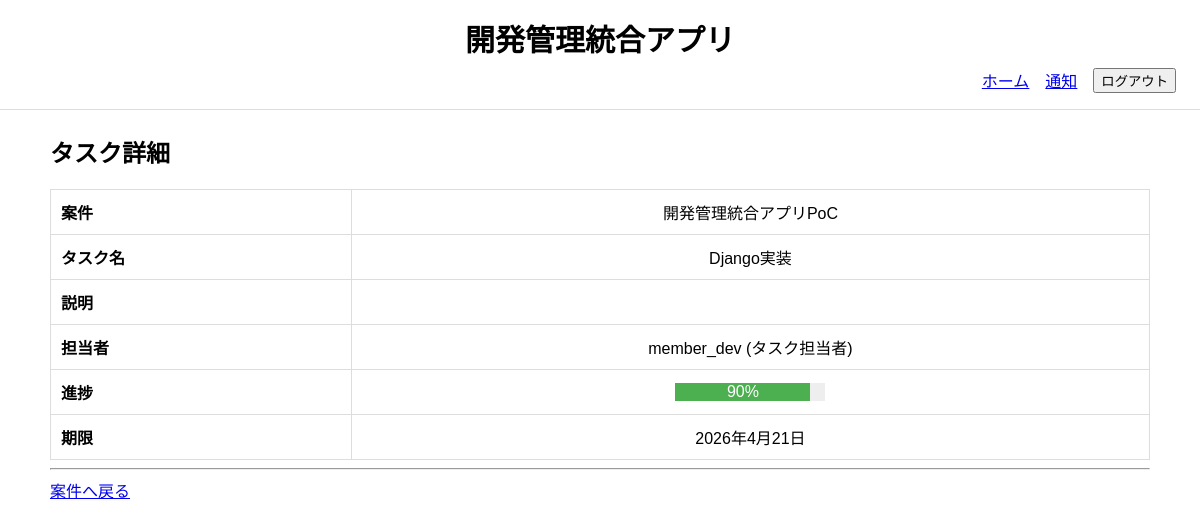
The page /tasks/2/ (signed in) on the database as committed earlier.
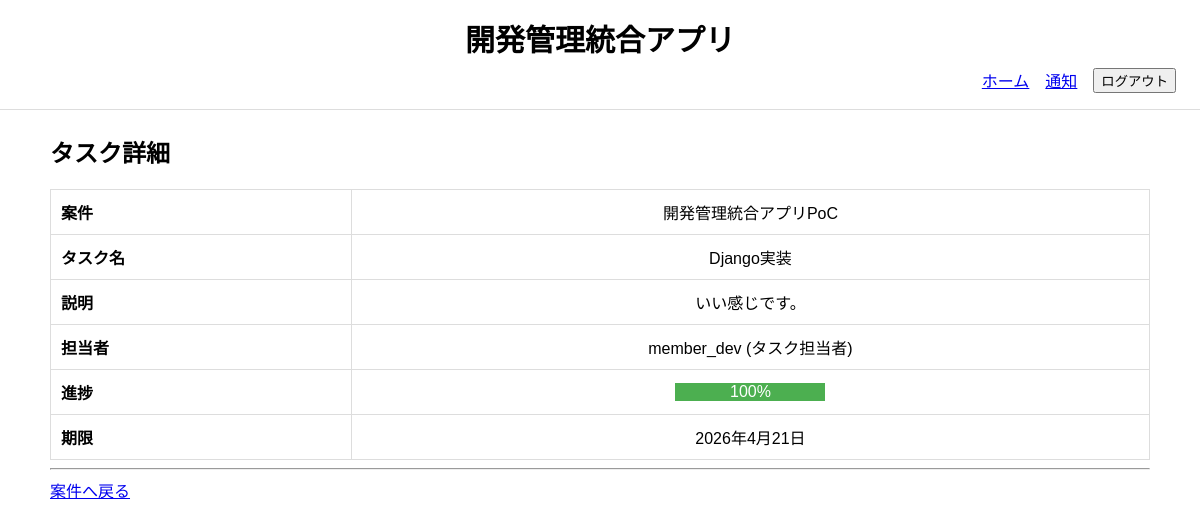
The same page on the database as committed later.
### project_management_app/models.py (models this page shows, shortened)
class Task(models.Model):
    class Status(models.TextChoices):
        NOT_STARTED = "not_started", "未着手"
        IN_PROGRESS = "in_progress", "進行中"
        DONE = "done", "完了"
        DELAYED = "delayed", "遅延"
    project = models.ForeignKey(
        Project,
        verbose_name="案件",
        on_delete=models.CASCADE,
        related_name="tasks"
    )
    assignee = models.ForeignKey(
        CustomUser,
        verbose_name="タスク担当者",
        on_delete=models.SET_NULL,
        null=True,
        blank=True,
        related_name="assigned_tasks"
    )
    title = models.CharField("タスク名", max_length=200)
    description = models.TextField("詳細", blank=True)
    status = models.CharField(
        "ステータス",
        max_length=20,
        choices=Status.choices,
        default=Status.NOT_STARTED
    )
    progress_rate = models.PositiveIntegerField(
        "進捗率",
        default=0,
        validators=[MinValueValidator(0), MaxValueValidator(100)]
    )
    due_date = models.DateField("期限", null=True, blank=True)
    created_at = models.DateTimeField("作成日時", auto_now_add=True)
    updated_at = models.DateTimeField("更新日時", auto_now=True)
    class Meta:
        verbose_name = "タスク"
        verbose_name_plural = "タスク"
        ordering = ["due_date", "id"]
    @property
    def is_delayed(self):
        return bool(
            self.due_date
            and self.due_date < timezone.now().date()
            and self.status != self.Status.DONE
        )

class Project(models.Model):
    class Status(models.TextChoices):
        DRAFT = "draft", "下書き"
        PENDING_MANAGER = "pending_manager", "部門承認待ち"
        PENDING_HQ = "pending_hq", "本部承認待ち"
        APPROVED = "approved", "承認済"
        IN_PROGRESS = "in_progress", "進行中"
        COMPLETED = "completed", "完了"
        REJECTED = "rejected", "却下"
    name = models.CharField("案件名", max_length=200)
    description = models.TextField("目的・概要")
    applicant = models.ForeignKey(
        CustomUser,
        verbose_name="案件担当者",
        on_delete=models.SET_NULL,
        null=True,
        blank=True,
        related_name="applied_projects"
    )
    department = models.ForeignKey(
        Department,
        verbose_name="担当部門",
        on_delete=models.PROTECT,
        related_name="projects",
    )
    estimated_budget = models.DecimalField(
        "予算額", max_digits=12, decimal_places=0
        )
    progress_rate = models.PositiveIntegerField(
        "全体進捗率",
        default=0,
        validators=[MinValueValidator(0), MaxValueValidator(100)]
    )
    status = models.CharField(
        "ステータス",
        max_length=30,
        choices=Status.choices,
        default=Status.DRAFT
    )
    submitted_at = models.DateField("申請日", null=True, blank=True)
    start_date = models.DateField("開始日", null=True, blank=True)
    due_date = models.DateField("期限", null=True, blank=True)
    approved_at = models.DateField("最終承認日", null=True, blank=True)
    completed_at = models.DateField("完了日", null=True, blank=True)
    created_at = models.DateTimeField("作成日時", auto_now_add=True)
    updated_at = models.DateTimeField("更新日時", auto_now=True)
    class Meta:
        verbose_name = "案件"
        verbose_name_plural = "案件"
        ordering = ["-created_at"]

class CustomUser(AbstractUser):
    class Role(models.TextChoices):
        MEMBER = "member", "タスク担当者"
        APPLICANT = "applicant", "申請者"
        MANAGER = "manager", "部門管理者"
        HQ = "hq", "本部管理者"
    department = models.ForeignKey(
        Department,
        verbose_name="所属部門",
        on_delete=models.PROTECT,
        related_name="users",
        null=True,
        blank=True
    )
    role = models.CharField(
        "ロール",
        max_length=30,
        choices=Role.choices,
        default=Role.APPLICANT
    )
    class Meta:
        verbose_name = "ユーザー"
        verbose_name_plural = "ユーザー"
    def __str__(self):
        return f"{self.username} ({self.get_role_display()})"

### project_management_app/views.py (the view)
# urls.py: path("tasks/<int:pk>/", TaskDetailView.as_view(), name="task_detail"),
class TaskDetailView(LoginRequiredMixin, DetailView):
    model = Task
    template_name = "project_management_app/task_detail.html"
    context_object_name = "task"
    def get_queryset(self):
        return Task.objects.select_related(
            "project", "assignee"
        )

### project_management_app/context_processors.py (called while the page is built)
def notification_count(request):
    if request.user.is_authenticated:
        count = Notification.objects.filter(
            recipient=request.user,
            is_read=False
        ).count()
    else:
        count = 0
    return {
        "unread_notification_count": count
    }

def pending_approval_count(request):
    if request.user.is_authenticated:
        if request.user.role == "manager":
            count = Project.objects.filter(
                department=request.user.department,
                status=Project.Status.PENDING_MANAGER
            ).count()
        elif request.user.role == "hq":
            count = Project.objects.filter(
                status=Project.Status.PENDING_HQ
            ).count()
        else:
            count = 0
    else:
        count = 0
    return {
        "pending_approval_count": count
    }

### project_management_app/templates/project_management_app/task_detail.html (shortened to what this page needs)
{% extends "project_management_app/base.html" %}
{% block content %}
<h2>タスク詳細</h2>
<table>
    <tr>
        <th>案件</th>
        <td>{{ task.project.name }}</td>
    </tr>
    <tr>
        <th>タスク名</th>
        <td>{{ task.title }}</td>
    </tr>
    <tr>
        <th>説明</th>
        <td>{{ task.description }}</td>
    </tr>
    <tr>
        <th>担当者</th>
        <td>{{ task.assignee }}</td>
    </tr>
    <tr>
        <th>進捗</th>
        <td style="text-align:center;">
            <div style="background:#eee; width:150px; display:inline-block;">
                <div style="
                    background:#4caf50;
                    width:{{ task.progress_rate }}%;
                    text-align:center;
                    color:white;
                ">
                    {{ task.progress_rate }}%
                </div>
            </div>
        </td>
    </tr>
    <tr>
        <th>期限</th>
        <td>
            {{ task.due_date }}
        </td>
    </tr>
</table>
<hr>
{% if request.user.role == "member" %}
    <a href="{% url 'my_tasks' %}">タスク一覧へ戻る</a>
{% else %}
    <a href="{% url 'project_detail' task.project.pk %}">案件へ戻る</a>
{% endif %}
{% endblock %}

Rows that differ between the two databases and show on the page:
changed Task "Django実装": description (not shown) → "いい感じです。"; progress_rate "90" → "100"
